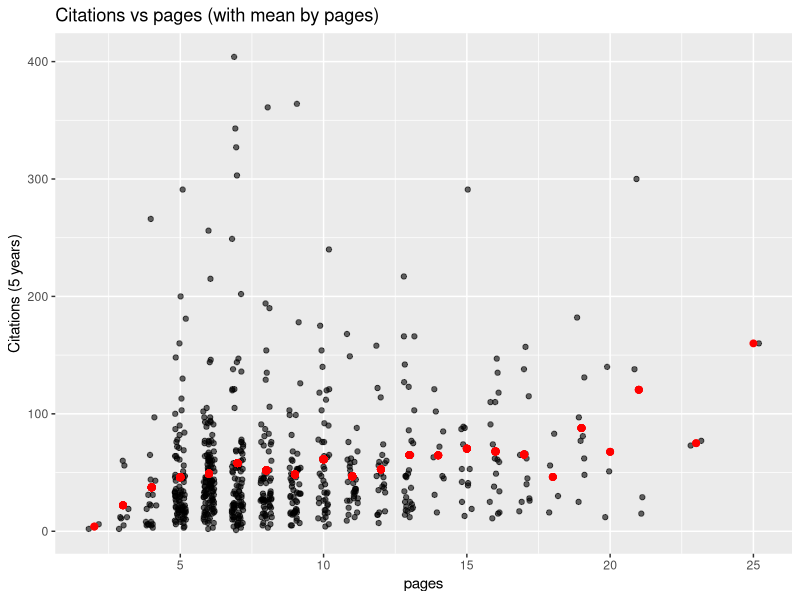
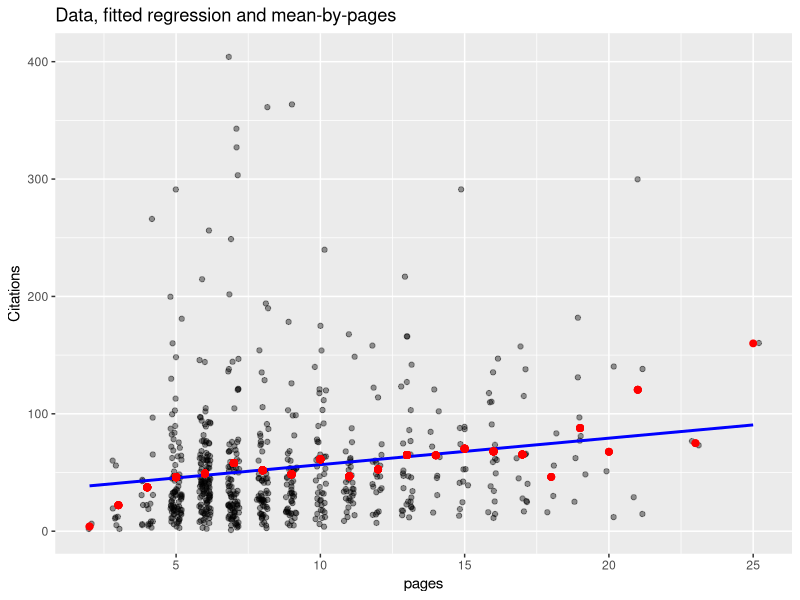

Recreate these plots in R, in order.
### Session 5 — Correction privilégiant data.table
library(data.table)
library(AER)      # pour EquationCitations
library(ggplot2)

# 0. Charger les données et passer en data.table --------------------
data("EquationCitations", package = "AER")
dt <- as.data.table(EquationCitations)   # nommage plus court

# Aperçu
dt[, .(pages, cites, journal)][1:10]

# 1) Régression linéaire simple: cites ~ pages ----------------------
regression_cit_pages <- lm(cites ~ pages, data = dt)
summary(regression_cit_pages)   # coefficients, R2, etc.

# 2) Variable: pour chaque article, moyenne des citations pour même pages
#    (moyenne conditionnelle sur pages)
dt[, mean_cites_by_pages := mean(cites, na.rm = TRUE), by = pages]

# 3) Graphique:
#    - points = citations par article
#    - ligne (ou points moyens) = moyenne des citations par nombre de pages
p1 <- ggplot(dt, aes(x = pages)) +
  geom_jitter(aes(y = cites), width = 0.2, height = 0.0, alpha = 0.6) +
  geom_point(aes(y = mean_cites_by_pages), color = "red", size = 2) +
  labs(y = "Citations (5 years)", title = "Citations vs pages (with mean by pages)")
print(p1)

# 4) Afficher les coefficients de la régression
coef(regression_cit_pages)        # intercept et slope

# 5) Moyenne des résidus et moyenne de pages
resids <- residuals(regression_cit_pages)
mean_resids <- mean(resids)
mean_resids

# 6) Corrélation entre résidus et pages
cor_resid_pages <- cor(resids, dt$pages, use = "complete.obs")
cor_resid_pages

# 7) Reprendre le graphique et y ajouter valeurs prédites
dt[, fitted_cit_pages := fitted(regression_cit_pages)]
p2 <- ggplot(dt, aes(x = pages)) +
  geom_jitter(aes(y = cites), width = 0.2, alpha = 0.4) +
  geom_line(aes(y = fitted_cit_pages), color = "blue", size = 1) +
  geom_point(aes(y = mean_cites_by_pages), color = "red", size = 2) +
  labs(y = "Citations", title = "Data, fitted regression and mean-by-pages")
print(p2)

# 8) Ré-estimer la régression en remplaçant cites par mean_cites_by_pages
#    (i.e. y_i := E[cites | pages = x_i])
regression_mean_by_pages <- lm(mean_cites_by_pages ~ pages, data = dt)
summary(regression_mean_by_pages)

# Interprétation : la régression sur la moyenne conditionnelle donne très
# la même pente (ou proche) que la régression sur les y individuels,

# 9) Produit cartésien : toutes paires d'articles --------------------
# Attention : taille = n^2. EquationCitations est modéré; toutefois, warning si grand.
n <- nrow(dt)
message("n = ", n)   # pour info
# construire deux tables i et j, puis cross join
dt_i <- dt[, .(i = .I, cites_i = cites, pages_i = pages)][,ident := "1"]
dt_j <- dt[, .(j = .I, cites_j = cites, pages_j = pages)][,ident := "1"]
cart <- merge(dt_i, dt_j, by = "ident", allow.cartesian = TRUE)

# 10) Calculer p_{ij} = (cites_i - cites_j) / (pages_i - pages_j)
#     Attention aux cas où pages_i == pages_j (division par 0) -> NA
cart[, p_ij := (cites_i - cites_j) / (pages_i - pages_j)]
# Exemples
cart[1:10, .(i,j,p_ij)][1:10]

# Interprétation : p_{ij} est la pente entre l'article i et j,
# c'est le taux de variation moyen des citations par page quand on passe de pages_j à pages_i.

# 11) Moyenne pondérée de p_{ij} avec poids ~ (pages_i - pages_j)^2
cart[, w := (pages_i - pages_j)^2]
# enlever les paires avec w == 0 (même nombre de pages) pour éviter NA dans p_ij
cart_nonzero <- cart[w != 0 & !is.na(p_ij)]
weighted_mean_pij <- sum(cart_nonzero$p_ij * cart_nonzero$w) / sum(cart_nonzero$w)
weighted_mean_pij

# Comparaison avec la pente OLS de lm(cites ~ pages)
coef(regression_cit_pages)["pages"]

# Explication théorique : la quantité calculée ci-dessus est numériquement égale
# au coefficient OLS obtenu par la régression linéaire simple. En effet :
# β_OLS = Σ_i Σ_j (y_i - y_j)(x_i - x_j) / Σ_i Σ_j (x_i - x_j)^2,
# d'où la moyenne pondérée ci-dessus.

# 12) Variance des résidus, variance des valeurs prédites, comparaison à var(cites)
var_resids <- var(resids, na.rm = TRUE)
var_fitted <- var(fitted(regression_cit_pages), na.rm = TRUE)
var_cites  <- var(dt$cites, na.rm = TRUE)
var_resids; var_fitted; var_cites ; var_fitted + var_resids

# Construction du R^2 : R^2 = 1 - Var(residuals) / Var(y)  (équivalent au R^2 classique pour OLS)
r2_from_vars <- 1 - var_resids / var_cites
r2_from_vars
summary(regression_cit_pages)$r.squared   # comparaison

# 13) Longueur moyenne des articles par journal
avg_pages_by_journal <- dt[, .(mean_pages = mean(pages, na.rm = TRUE), n = .N), by = journal]
avg_pages_by_journal[order(-mean_pages)]

# 14) Régression pages ~ journal (effet fixe de journal)
#     On peut utiliser factor(journal) dans lm ; data.table reste pour préparation.
regression_pages_journal <- lm(pages ~ factor(journal), data = dt)
summary(regression_pages_journal)
# Interprétation : coefficients = différences moyennes de pages par rapport à la revue de base (base = première modalité)

# Stocker l'objet
regression_pages_journal <- regression_pages_journal

# 15) Régression cites ~ journal
regression_cit_journal <- lm(cites ~ factor(journal), data = dt)
summary(regression_cit_journal)

# 16) Régression des résidus: résidus(reg_cit_journal) ~ résidus(reg_pages_journal)
resid_cit_journal  <- residuals(regression_cit_journal)
resid_pages_journal <- residuals(regression_pages_journal)
reg_resid_on_resid <- lm(resid_cit_journal ~ resid_pages_journal - 1) # sans intercept (optionnel)
summary(reg_resid_on_resid)

# 17) Comparer les coefficients : régression cite ~ pages + journal
reg_full <- lm(cites ~ pages + factor(journal), data = dt)
summary(reg_full)

# Résultat à constater : coefficient sur pages dans reg_full == coefficient dans la régression
# des résidus (résidus de cites~journal sur résidus de pages~journal) — c'est le théorème de Frisch-Waugh-Lovell.
coef(reg_full)["pages"]
# si on a mis -1 dans lm(resid...), la pente sera la même à machine près
coef(reg_resid_on_resid)

# 18) Pour chaque journal, estimer la régression cites ~ pages séparément,
#     puis calculer le nombre d'articles et la variance des pages, etc.
per_journal_stats <- dt[, .(
  n_articles = .N,
  var_pages = var(pages, na.rm = TRUE),
  slope_if_possible = if (.N > 1) coef(lm(cites ~ pages))[2] else NA_real_
), by = journal]

# Comment relier au coefficient global (question 17) ?
# Le coefficient sur "pages" dans reg_full est une moyenne pondérée
# (pondérée par la variance des pages *et* par la taille) des coefficients "within"
# (ce qui ressort de l'expression normale pour l'estimateur OLS avec dummies).
# Plus précisément, la composante "within-journal" (après avoir enlevé effets moyens par journal)
# est ce qui est mesuré par la régression des résidus (Frisch-Waugh-Lovell). Si les variances de pages
# par journal sont très différentes, alors les journaux avec grande variance de pages auront plus de poids
# dans l'estimation du coefficient pooled contrôlant pour journal.
per_journal_stats[,sum(slope_if_possible * n_articles * var_pages * (n_articles - 1) / n_articles) / sum(n_articles * var_pages * (n_articles - 1) / n_articles)]
coef(reg_full)[2]

# Récapitulatif rapide d'interprétations :
# - p_ij = pente "séquente" entre deux articles i et j.
# - la moyenne pondérée des p_ij avec poids (x_i-x_j)^2 = pente OLS de cites~pages
# - quand on ajoute journal dans la régression, c'est comme si on faisait la moyenne de régressions séparément pour chaque revue
# - donc la regression cites~pages+journal correspond à une moyenne faite de comparaisons entre articles de la même revue
